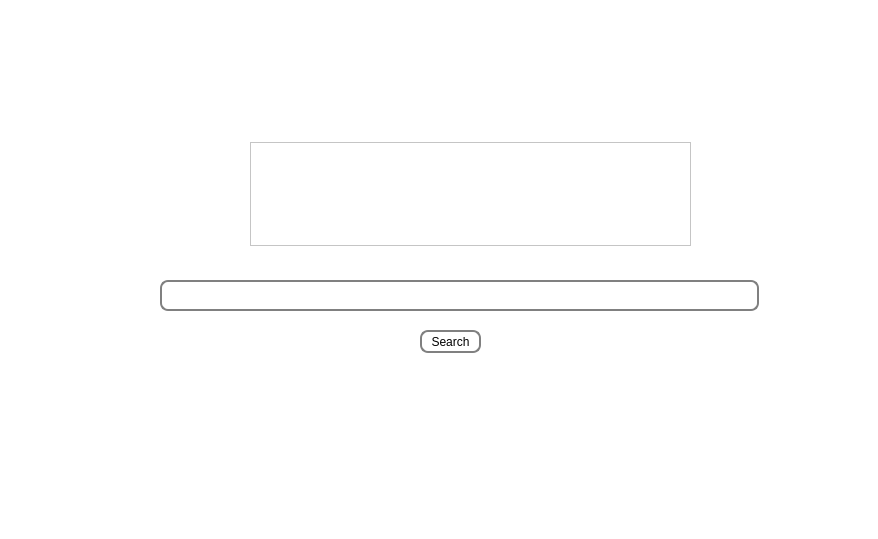
<?xml version="1.0" encoding="UTF-8"?>
<ui version="4.0">
 <class>MainWindow</class>
 <widget class="QMainWindow" name="MainWindow">
  <property name="geometry">
   <rect>
    <x>0</x>
    <y>0</y>
    <width>878</width>
    <height>539</height>
   </rect>
  </property>
  <property name="windowTitle">
   <string>MainWindow</string>
  </property>
  <property name="styleSheet">
   <string notr="true">background-color:white</string>
  </property>
  <widget class="QWidget" name="centralwidget">
   <widget class="QFrame" name="frame">
    <property name="geometry">
     <rect>
      <x>250</x>
      <y>142</y>
      <width>441</width>
      <height>104</height>
     </rect>
    </property>
    <property name="styleSheet">
     <string notr="true">background-image: url(E:/final project/pictures/logo.gif);
</string>
    </property>
    <property name="frameShape">
     <enum>QFrame::StyledPanel</enum>
    </property>
    <property name="frameShadow">
     <enum>QFrame::Raised</enum>
    </property>
    <zorder>horizontalLayoutWidget</zorder>
    <zorder>horizontalLayoutWidget</zorder>
    <zorder>horizontalLayoutWidget</zorder>
    <zorder></zorder>
   </widget>
   <widget class="QPushButton" name="pushButton">
    <property name="geometry">
     <rect>
      <x>420</x>
      <y>330</y>
      <width>61</width>
      <height>23</height>
     </rect>
    </property>
    <property name="styleSheet">
     <string notr="true">border: 2px solid gray;
border-radius: 8px;</string>
    </property>
    <property name="text">
     <string>Search</string>
    </property>
   </widget>
   <widget class="QLineEdit" name="lineEdit">
    <property name="geometry">
     <rect>
      <x>160</x>
      <y>280</y>
      <width>599</width>
      <height>31</height>
     </rect>
    </property>
    <property name="font">
     <font>
      <family>Constantia</family>
      <pointsize>12</pointsize>
      <weight>75</weight>
      <bold>true</bold>
     </font>
    </property>
    <property name="styleSheet">
     <string notr="true">background:white;
padding: 2px;
border-style: solid;
border: 2px solid gray;
border-radius: 8px;</string>
    </property>
   </widget>
   <zorder>frame</zorder>
   <zorder>lineEdit</zorder>
   <zorder>lineEdit</zorder>
   <zorder>pushButton</zorder>
   <zorder>pushButton</zorder>
   <zorder>lineEdit</zorder>
   <zorder>pushButton</zorder>
   <zorder>lineEdit</zorder>
  </widget>
  <widget class="QMenuBar" name="menubar">
   <property name="geometry">
    <rect>
     <x>0</x>
     <y>0</y>
     <width>878</width>
     <height>21</height>
    </rect>
   </property>
  </widget>
  <widget class="QStatusBar" name="statusbar"/>
 </widget>
 <resources/>
 <connections/>
</ui>
